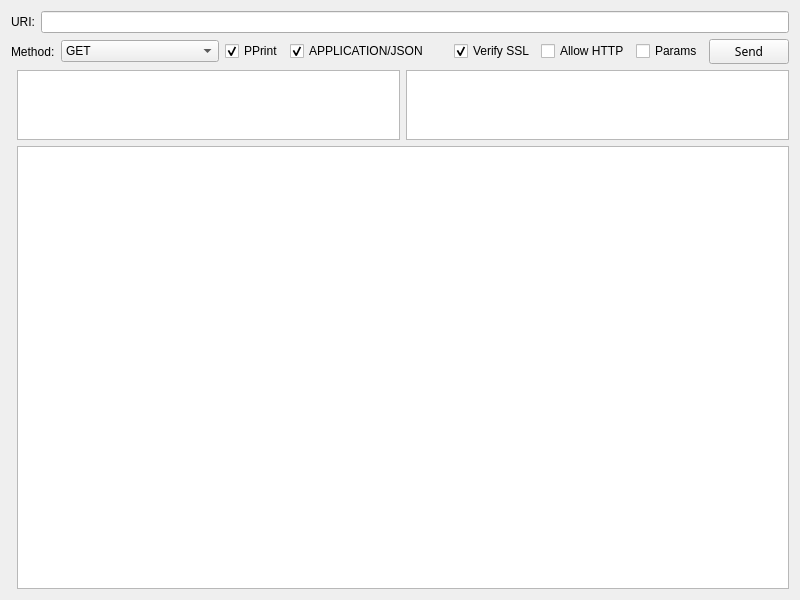
<?xml version="1.0" encoding="UTF-8"?>
<ui version="4.0">
 <class>Widget</class>
 <widget class="QWidget" name="Widget">
  <property name="geometry">
   <rect>
    <x>0</x>
    <y>0</y>
    <width>800</width>
    <height>600</height>
   </rect>
  </property>
  <property name="sizePolicy">
   <sizepolicy hsizetype="Preferred" vsizetype="Preferred">
    <horstretch>100</horstretch>
    <verstretch>10</verstretch>
   </sizepolicy>
  </property>
  <property name="windowTitle">
   <string>Widget</string>
  </property>
  <layout class="QGridLayout" name="gridLayout">
   <item row="0" column="0" colspan="3">
    <layout class="QVBoxLayout" name="verticalLayout">
     <item>
      <layout class="QHBoxLayout" name="horizontalLayout">
       <item>
        <widget class="QLabel" name="label">
         <property name="text">
          <string>URI:</string>
         </property>
        </widget>
       </item>
       <item>
        <widget class="QLineEdit" name="uriEdit">
         <property name="sizePolicy">
          <sizepolicy hsizetype="Expanding" vsizetype="Fixed">
           <horstretch>100</horstretch>
           <verstretch>0</verstretch>
          </sizepolicy>
         </property>
        </widget>
       </item>
      </layout>
     </item>
     <item>
      <layout class="QHBoxLayout" name="horizontalLayout_3">
       <item>
        <widget class="QLabel" name="label_2">
         <property name="text">
          <string>Method:</string>
         </property>
        </widget>
       </item>
       <item>
        <widget class="QComboBox" name="methodCombo">
         <property name="sizePolicy">
          <sizepolicy hsizetype="MinimumExpanding" vsizetype="Fixed">
           <horstretch>5</horstretch>
           <verstretch>0</verstretch>
          </sizepolicy>
         </property>
         <property name="contextMenuPolicy">
          <enum>Qt::DefaultContextMenu</enum>
         </property>
         <item>
          <property name="text">
           <string>GET</string>
          </property>
         </item>
         <item>
          <property name="text">
           <string>PUT</string>
          </property>
         </item>
         <item>
          <property name="text">
           <string>POST</string>
          </property>
         </item>
         <item>
          <property name="text">
           <string>DELETE</string>
          </property>
         </item>
         <item>
          <property name="text">
           <string>OPTIONS</string>
          </property>
         </item>
        </widget>
       </item>
       <item>
        <widget class="QCheckBox" name="checkBox_4">
         <property name="text">
          <string>PPrint</string>
         </property>
         <property name="checked">
          <bool>true</bool>
         </property>
        </widget>
       </item>
       <item>
        <widget class="QCheckBox" name="checkBox_6">
         <property name="sizePolicy">
          <sizepolicy hsizetype="Minimum" vsizetype="Fixed">
           <horstretch>5</horstretch>
           <verstretch>0</verstretch>
          </sizepolicy>
         </property>
         <property name="text">
          <string>APPLICATION/JSON</string>
         </property>
         <property name="checked">
          <bool>true</bool>
         </property>
        </widget>
       </item>
       <item>
        <widget class="QCheckBox" name="checkBox">
         <property name="text">
          <string>Verify SSL</string>
         </property>
         <property name="checked">
          <bool>true</bool>
         </property>
        </widget>
       </item>
       <item>
        <widget class="QCheckBox" name="checkBox_2">
         <property name="text">
          <string>Allow HTTP</string>
         </property>
        </widget>
       </item>
       <item>
        <widget class="QCheckBox" name="checkBox_3">
         <property name="text">
          <string>Params</string>
         </property>
        </widget>
       </item>
       <item>
        <widget class="QPushButton" name="sendBtn">
         <property name="font">
          <font>
           <family>Phosphate</family>
          </font>
         </property>
         <property name="text">
          <string>Send</string>
         </property>
        </widget>
       </item>
      </layout>
     </item>
    </layout>
   </item>
   <item row="1" column="0" rowspan="2" colspan="3">
    <spacer name="horizontalSpacer">
     <property name="orientation">
      <enum>Qt::Horizontal</enum>
     </property>
     <property name="sizeHint" stdset="0">
      <size>
       <width>40</width>
       <height>20</height>
      </size>
     </property>
    </spacer>
   </item>
   <item row="2" column="1">
    <widget class="QPlainTextEdit" name="requestEdit">
     <property name="sizePolicy">
      <sizepolicy hsizetype="Expanding" vsizetype="Expanding">
       <horstretch>100</horstretch>
       <verstretch>10</verstretch>
      </sizepolicy>
     </property>
     <property name="font">
      <font>
       <family>Verdana</family>
      </font>
     </property>
     <property name="lineWrapMode">
      <enum>QPlainTextEdit::NoWrap</enum>
     </property>
    </widget>
   </item>
   <item row="2" column="2">
    <widget class="QTextEdit" name="paramsEdit">
     <property name="sizePolicy">
      <sizepolicy hsizetype="Expanding" vsizetype="Expanding">
       <horstretch>100</horstretch>
       <verstretch>10</verstretch>
      </sizepolicy>
     </property>
    </widget>
   </item>
   <item row="3" column="1" colspan="2">
    <widget class="QTextBrowser" name="responseViewer">
     <property name="sizePolicy">
      <sizepolicy hsizetype="Expanding" vsizetype="Expanding">
       <horstretch>0</horstretch>
       <verstretch>100</verstretch>
      </sizepolicy>
     </property>
     <property name="textInteractionFlags">
      <set>Qt::LinksAccessibleByKeyboard|Qt::TextSelectableByKeyboard|Qt::TextSelectableByMouse</set>
     </property>
    </widget>
   </item>
  </layout>
 </widget>
 <resources/>
 <connections/>
</ui>
